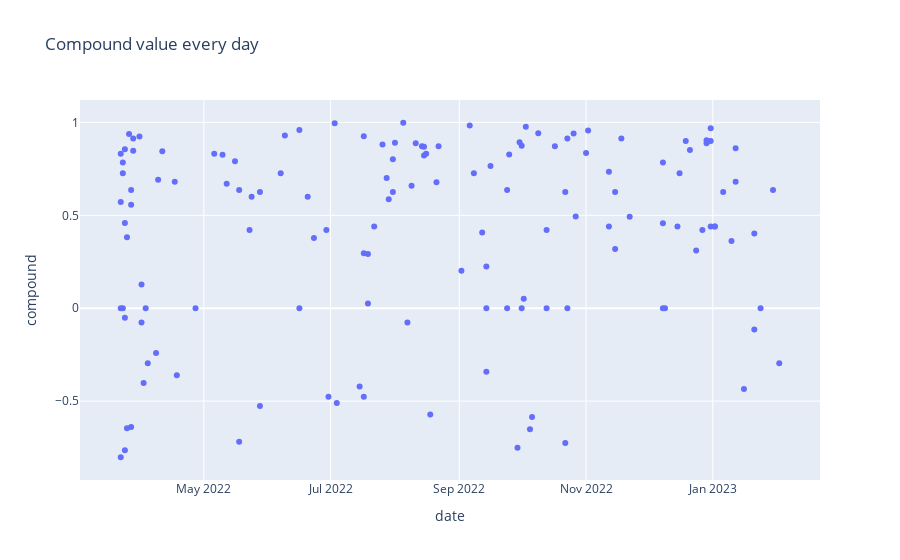

The notebook cell this image was saved under:
### Code cell
# Compound value wrt date
fig=go.Figure(go.Scatter(x=new_df.date, y=new_df.compound,mode='markers'))
fig.update_layout(
                  xaxis=dict(
                            title='date'),
                  yaxis=dict(
                            title='compound'),
                  title='Compound value every day'
                 )
fig.show()

### Figure 1 — Plotly figure (JSON) as saved in the notebook; plotly's stock layout.template omitted (floating-point values rounded to 4 significant figures; data arrays with more than 128 entries replaced by an {"elided": "..."} marker saying what was removed)
{"data": [{"mode": "markers", "type": "scatter", "x": {"elided": "139 str values"}, "y": {"elided": "139 float values"}}], "layout": {"title": {"text": "Compound value every day"}, "xaxis": {"title": {"text": "date"}}, "yaxis": {"title": {"text": "compound"}}}}
